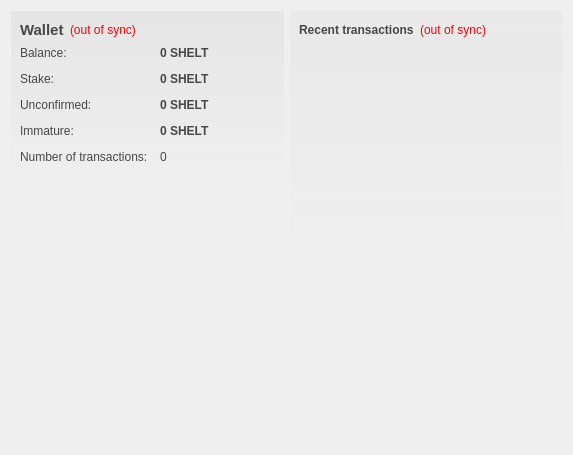
<?xml version="1.0" encoding="UTF-8"?>
<ui version="4.0">
 <class>OverviewPage</class>
 <widget class="QWidget" name="OverviewPage">
  <property name="geometry">
   <rect>
    <x>0</x>
    <y>0</y>
    <width>573</width>
    <height>455</height>
   </rect>
  </property>
  <property name="windowTitle">
   <string>Form</string>
  </property>
  <property name="styleSheet">
   <string notr="true">#OverviewPage { color: #464747; }</string>
  </property>
  <layout class="QHBoxLayout" name="horizontalLayout" stretch="1,1">
   <item>
    <layout class="QVBoxLayout" name="verticalLayout_2">
     <item>
      <widget class="QFrame" name="frame">
       <property name="styleSheet">
        <string notr="true">#frame { background-color: qlineargradient(spread:pad, x1:0, y1:0, x2:0, y2:1, stop:0 rgba(70,71,71,15), stop:1.0 rgba(70,71,71,0)); }</string>
       </property>
       <layout class="QVBoxLayout" name="verticalLayout_4">
        <item>
         <layout class="QHBoxLayout" name="horizontalLayout_4">
          <item>
           <widget class="QLabel" name="label_5">
            <property name="font">
             <font>
              <pointsize>11</pointsize>
              <weight>75</weight>
              <bold>true</bold>
             </font>
            </property>
            <property name="styleSheet">
             <string notr="true">color: #464747;</string>
            </property>
            <property name="text">
             <string>Wallet</string>
            </property>
           </widget>
          </item>
          <item>
           <widget class="QLabel" name="labelWalletStatus">
            <property name="toolTip">
             <string>The displayed information may be out of date. Your wallet automatically synchronizes with the ShelterCoin network after a connection is established, but this process has not completed yet.</string>
            </property>
            <property name="styleSheet">
             <string notr="true">QLabel { color: red; }</string>
            </property>
            <property name="text">
             <string notr="true">(out of sync)</string>
            </property>
            <property name="alignment">
             <set>Qt::AlignLeading|Qt::AlignLeft|Qt::AlignVCenter</set>
            </property>
           </widget>
          </item>
          <item>
           <spacer name="horizontalSpacer_2">
            <property name="orientation">
             <enum>Qt::Horizontal</enum>
            </property>
            <property name="sizeHint" stdset="0">
             <size>
              <width>40</width>
              <height>20</height>
             </size>
            </property>
           </spacer>
          </item>
         </layout>
        </item>
        <item>
         <layout class="QFormLayout" name="formLayout_2">
          <property name="fieldGrowthPolicy">
           <enum>QFormLayout::AllNonFixedFieldsGrow</enum>
          </property>
          <property name="horizontalSpacing">
           <number>12</number>
          </property>
          <property name="verticalSpacing">
           <number>12</number>
          </property>
          <item row="0" column="0">
           <widget class="QLabel" name="label">
            <property name="styleSheet">
             <string notr="true">color: #464747;</string>
            </property>
            <property name="text">
             <string>Balance:</string>
            </property>
           </widget>
          </item>
          <item row="0" column="1">
           <widget class="QLabel" name="labelBalance">
            <property name="font">
             <font>
              <weight>75</weight>
              <bold>true</bold>
             </font>
            </property>
            <property name="cursor">
             <cursorShape>IBeamCursor</cursorShape>
            </property>
            <property name="toolTip">
             <string>Your current balance</string>
            </property>
            <property name="styleSheet">
             <string notr="true">color: #464747;</string>
            </property>
            <property name="text">
             <string notr="true">0 SHELT</string>
            </property>
            <property name="textInteractionFlags">
             <set>Qt::LinksAccessibleByMouse|Qt::TextSelectableByKeyboard|Qt::TextSelectableByMouse</set>
            </property>
           </widget>
          </item>
          <item row="1" column="0">
           <widget class="QLabel" name="label_6">
            <property name="styleSheet">
             <string notr="true">color: #464747;</string>
            </property>
            <property name="text">
             <string>Stake:</string>
            </property>
           </widget>
          </item>
          <item row="1" column="1">
           <widget class="QLabel" name="labelStake">
            <property name="font">
             <font>
              <weight>75</weight>
              <bold>true</bold>
             </font>
            </property>
            <property name="cursor">
             <cursorShape>IBeamCursor</cursorShape>
            </property>
            <property name="toolTip">
             <string>Total of coins that was staked, and do not yet count toward the current balance</string>
            </property>
            <property name="styleSheet">
             <string notr="true">color: #464747;</string>
            </property>
            <property name="text">
             <string notr="true">0 SHELT</string>
            </property>
            <property name="textInteractionFlags">
             <set>Qt::LinksAccessibleByMouse|Qt::TextSelectableByKeyboard|Qt::TextSelectableByMouse</set>
            </property>
           </widget>
          </item>
          <item row="2" column="0">
           <widget class="QLabel" name="label_3">
            <property name="styleSheet">
             <string notr="true">color: #464747;</string>
            </property>
            <property name="text">
             <string>Unconfirmed:</string>
            </property>
           </widget>
          </item>
          <item row="2" column="1">
           <widget class="QLabel" name="labelUnconfirmed">
            <property name="font">
             <font>
              <weight>75</weight>
              <bold>true</bold>
             </font>
            </property>
            <property name="cursor">
             <cursorShape>IBeamCursor</cursorShape>
            </property>
            <property name="toolTip">
             <string>Total of transactions that have yet to be confirmed, and do not yet count toward the current balance</string>
            </property>
            <property name="styleSheet">
             <string notr="true">color: #464747;</string>
            </property>
            <property name="text">
             <string notr="true">0 SHELT</string>
            </property>
            <property name="textInteractionFlags">
             <set>Qt::LinksAccessibleByMouse|Qt::TextSelectableByKeyboard|Qt::TextSelectableByMouse</set>
            </property>
           </widget>
          </item>
          <item row="3" column="0">
           <widget class="QLabel" name="labelImmatureText">
            <property name="styleSheet">
             <string notr="true">color: #464747;</string>
            </property>
            <property name="text">
             <string>Immature:</string>
            </property>
           </widget>
          </item>
          <item row="3" column="1">
           <widget class="QLabel" name="labelImmature">
            <property name="font">
             <font>
              <weight>75</weight>
              <bold>true</bold>
             </font>
            </property>
            <property name="toolTip">
             <string>Mined balance that has not yet matured</string>
            </property>
            <property name="styleSheet">
             <string notr="true">color: #464747;</string>
            </property>
            <property name="text">
             <string notr="true">0 SHELT</string>
            </property>
            <property name="textInteractionFlags">
             <set>Qt::LinksAccessibleByMouse|Qt::TextSelectableByKeyboard|Qt::TextSelectableByMouse</set>
            </property>
           </widget>
          </item>
          <item row="4" column="0">
           <widget class="QLabel" name="label_2">
            <property name="styleSheet">
             <string notr="true">color: #464747;</string>
            </property>
            <property name="text">
             <string>Number of transactions:</string>
            </property>
           </widget>
          </item>
          <item row="4" column="1">
           <widget class="QLabel" name="labelNumTransactions">
            <property name="toolTip">
             <string>Total number of transactions in wallet</string>
            </property>
            <property name="styleSheet">
             <string notr="true">color: #464747;</string>
            </property>
            <property name="text">
             <string notr="true">0</string>
            </property>
           </widget>
          </item>
         </layout>
        </item>
       </layout>
      </widget>
     </item>
     <item>
      <spacer name="verticalSpacer">
       <property name="orientation">
        <enum>Qt::Vertical</enum>
       </property>
       <property name="sizeHint" stdset="0">
        <size>
         <width>20</width>
         <height>40</height>
        </size>
       </property>
      </spacer>
     </item>
     <item>
      <widget class="QLabel" name="label_6">
       <property name="text">
        <string/>
       </property>
       <property name="pixmap">
        <pixmap resource="../bitcoin.qrc">:/images/backg</pixmap>
       </property>
       <property name="scaledContents">
        <bool>false</bool>
       </property>
       <property name="alignment">
        <set>Qt::AlignCenter</set>
       </property>
       <property name="margin">
        <number>-2</number>
       </property>
      </widget>
     </item>
    </layout>
   </item>
   <item>
    <layout class="QVBoxLayout" name="verticalLayout_3">
     <item>
      <widget class="QFrame" name="frame_2">
       <property name="styleSheet">
        <string notr="true">#frame_2 { background-color: qlineargradient(spread:pad, x1:0, y1:0, x2:0, y2:1, stop:0 rgba(70,71,71,10), stop:1.0 rgba(70,71,71,0)); }</string>
       </property>
       <layout class="QVBoxLayout" name="verticalLayout">
        <item>
         <layout class="QHBoxLayout" name="horizontalLayout_2">
          <item>
           <widget class="QLabel" name="label_4">
            <property name="styleSheet">
             <string notr="true">color: #464747;</string>
            </property>
            <property name="text">
             <string>&lt;b&gt;Recent transactions&lt;/b&gt;</string>
            </property>
           </widget>
          </item>
          <item>
           <widget class="QLabel" name="labelTransactionsStatus">
            <property name="toolTip">
             <string>The displayed information may be out of date. Your wallet automatically synchronizes with the ShelterCoin network after a connection is established, but this process has not completed yet.</string>
            </property>
            <property name="styleSheet">
             <string notr="true">QLabel { color: red; }</string>
            </property>
            <property name="text">
             <string notr="true">(out of sync)</string>
            </property>
            <property name="alignment">
             <set>Qt::AlignRight|Qt::AlignTrailing|Qt::AlignVCenter</set>
            </property>
           </widget>
          </item>
          <item>
           <spacer name="horizontalSpacer">
            <property name="orientation">
             <enum>Qt::Horizontal</enum>
            </property>
            <property name="sizeHint" stdset="0">
             <size>
              <width>40</width>
              <height>20</height>
             </size>
            </property>
           </spacer>
          </item>
         </layout>
        </item>
        <item>
         <widget class="QListView" name="listTransactions">
          <property name="styleSheet">
           <string notr="true">QListView { background: transparent; }</string>
          </property>
          <property name="frameShape">
           <enum>QFrame::NoFrame</enum>
          </property>
          <property name="verticalScrollBarPolicy">
           <enum>Qt::ScrollBarAlwaysOff</enum>
          </property>
          <property name="horizontalScrollBarPolicy">
           <enum>Qt::ScrollBarAlwaysOff</enum>
          </property>
          <property name="selectionMode">
           <enum>QAbstractItemView::NoSelection</enum>
          </property>
         </widget>
        </item>
       </layout>
      </widget>
     </item>
     <item>
      <spacer name="verticalSpacer_2">
       <property name="orientation">
        <enum>Qt::Vertical</enum>
       </property>
       <property name="sizeHint" stdset="0">
        <size>
         <width>20</width>
         <height>40</height>
        </size>
       </property>
      </spacer>
     </item>
    </layout>
   </item>
  </layout>
 </widget>
 <resources>
  <include location="../bitcoin.qrc"/>
 </resources>
 <connections/>
</ui>
